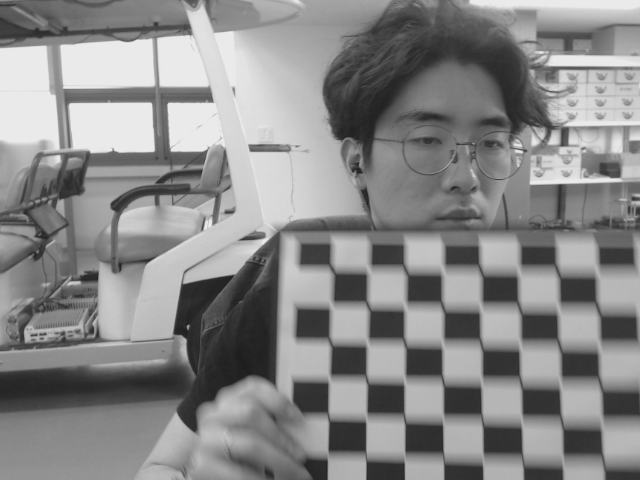
#> input picture calibration/left-0000.png, 640 x 480 px; its folder holds 5 pictures in this run
$ python calibrate.py
#> lines starting #> are read from the running program, lines starting #| are printed output that depends on the picture; after the words box and inside, x2 and y2 are one past the last pixel; in counts of white or black regions, pixels touching at a corner belong together
import numpy as np
import cv2
import glob

criteria = (cv2.TERM_CRITERIA_EPS + cv2.TERM_CRITERIA_MAX_ITER, 30, 0.001)

# Prepare object points, like (0, 0, 0), (1, 0, 0), ... ,(6, 5, 0)
objp = np.zeros((6*8, 3), np.float32)
objp[:,:2] = np.mgrid[0:8, 0:6].T.reshape(-1,2) * 30

# Arrays to store object points and image points
objpoints = [] # 3d point in real world space
imgpoints = [] # 2d points in image plane

images = glob.glob('*.png')

for fname in images:
	img = cv2.imread(fname)
#> img is the input picture: shape (480, 640, 3); min 28, max 235, mean 136.4
	gray = cv2.cvtColor(img, cv2.COLOR_BGR2GRAY)

	# Find the chess board corners
	ret, corners = cv2.findChessboardCorners(gray, (8, 6), None)
#> ret = True; corners = 48 rows, first 8: [332, 269], [367, 267], [405, 270], [443, 270], [480.5, 270.5], [510, 277], [563, 279], [588, 278]

	# If found, add object points, image points
	if ret == True:
		objpoints.append(objp)
		corners2 = cv2.cornerSubPix(gray, corners, (11,11), (-1,-1), criteria)
#> corners2 = 48 rows, first 8: [332.4, 269.5], [368.4, 269.5], [405.5, 269.8], [442.6, 270.6], [480.8, 270.6], [518.5, 271], [558.2, 272.4], [597, 272]
		imgpoints.append(corners2)

		# Draw and display the corners
		img = cv2.drawChessboardCorners(img, (8,6), corners2, ret)
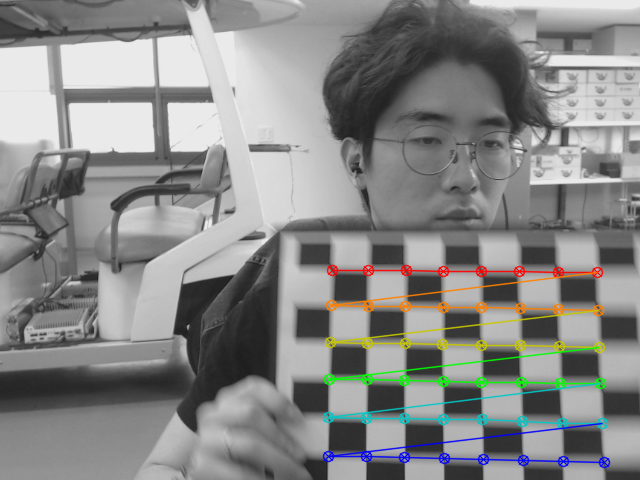
#> img: shape (480, 640, 3); 4.09% of pixels changed, all inside (x1, y1, x2, y2) = (322, 264, 611, 469)
		cv2.imshow('img', img)
		cv2.waitKey(10)
#> pass 2 of the loop `for fname in images:`:
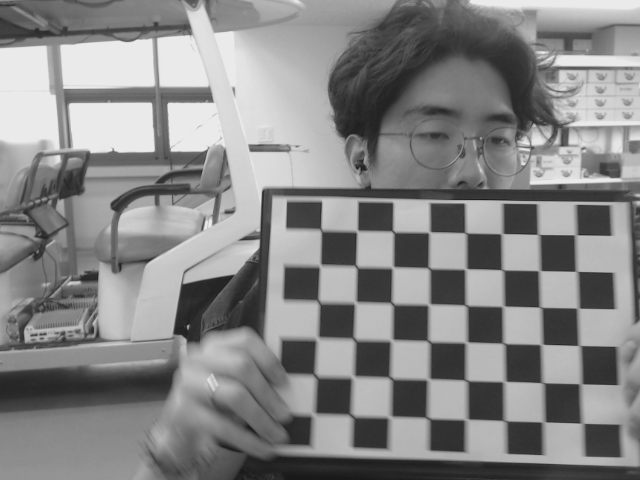
#> input picture calibration/left-0001.png, 640 x 480 px
#> img is the input picture: shape (480, 640, 3); min 24, max 235, mean 134.4
#> corners = 48 rows, first 8: [320.9, 229.4], [357.7, 230], [392.7, 231.3], [428.4, 232.8], [464.6, 232.5], [500.6, 234.1], [536.7, 234.3], [575.5, 234.8]
#> corners2 = 48 rows, first 8: [321.1, 229.9], [357, 231], [393.2, 231.6], [429.3, 232.2], [465.7, 232.8], [501.8, 233.7], [538.5, 234.4], [575.6, 234.8]
#> `img = cv2.drawChessboardCorners(img, (8,6), corners2, ret)`:
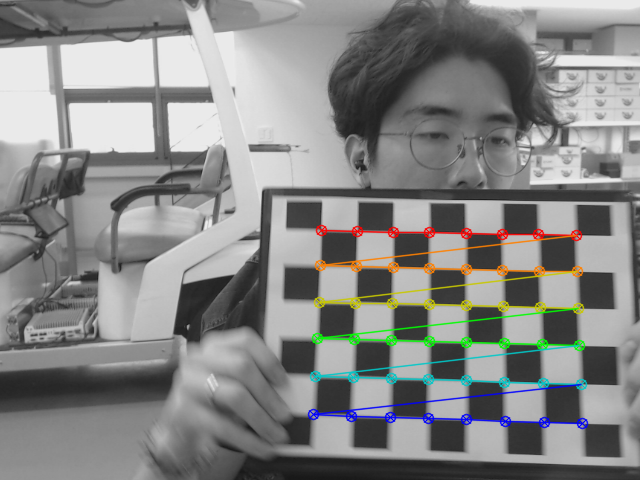
#> img: shape (480, 640, 3); 4% of pixels changed, all inside (x1, y1, x2, y2) = (307, 224, 589, 430)
#> pass 3 of the loop `for fname in images:`:
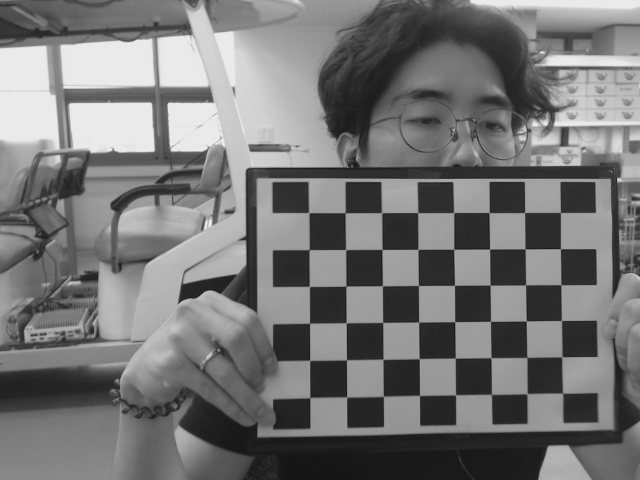
#> input picture calibration/left-0002.png, 640 x 480 px
#> img is the input picture: shape (480, 640, 3); min 20, max 235, mean 117.6
#> corners = 48 rows, first 8: [308.7, 212.6], [345.1, 212.7], [381.6, 212.6], [417.8, 212.6], [453.6, 212.6], [489, 212.6], [524.6, 212.5], [560.4, 212.5]
#> corners2 = 48 rows, first 8: [308.8, 212.6], [345.2, 212.7], [381.6, 212.7], [417.7, 212.6], [453.7, 212.6], [489.1, 212.6], [524.6, 212.5], [560.4, 212.5]
#> `img = cv2.drawChessboardCorners(img, (8,6), corners2, ret)`:
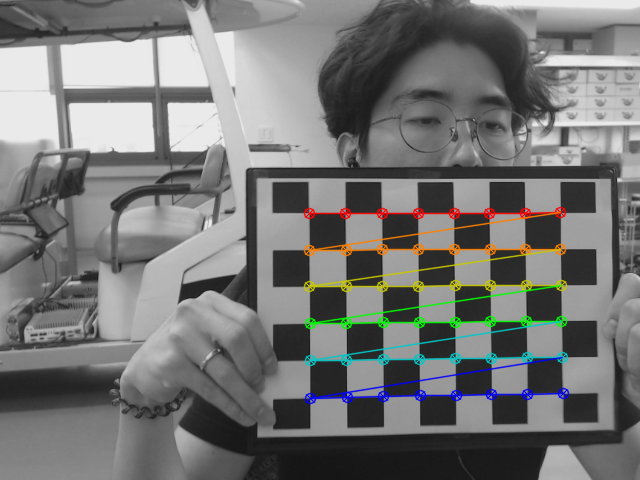
#> img: shape (480, 640, 3); 3.91% of pixels changed, all inside (x1, y1, x2, y2) = (303, 206, 570, 405)
#> the loop made 5 passes; the first 3 are shown
cv2.destroyAllWindows()

ret, mtx, dist, rvecs, tvecs = cv2.calibrateCamera(objpoints, imgpoints, gray.shape[::-1], None, None)

img = cv2.imread('left-0000.png')
h, w = img.shape[:2]
#> h = 480; w = 640

newcameramtx, roi = cv2.getOptimalNewCameraMatrix(mtx, dist, (w,h), 1, (w,h))

dst = cv2.undistort(img, mtx, dist, None, newcameramtx)
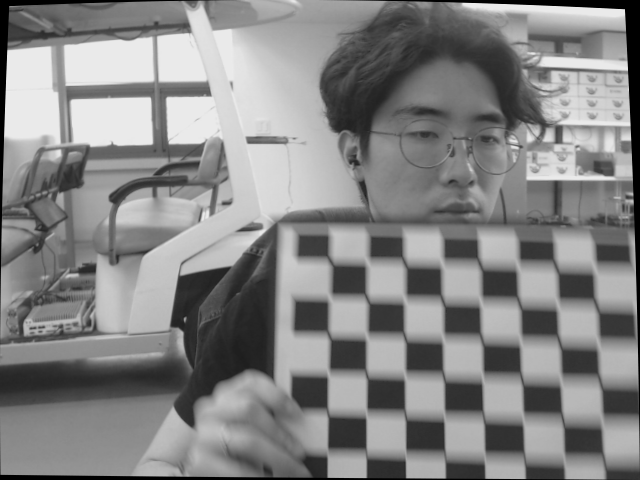
#> dst: shape (480, 640, 3); min 0, max 235, mean 132.5

x,y,w,h = roi

#cv2.imshow('calibrate',dst)
#cv2.waitKey(ord('q'))
